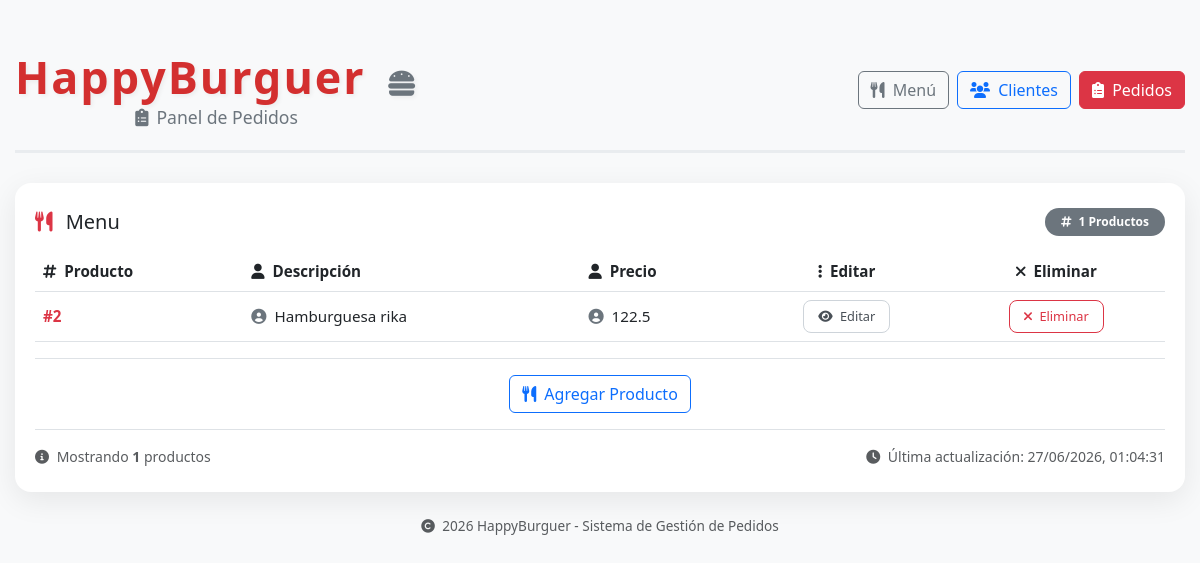
Before: /menu with the older database file.
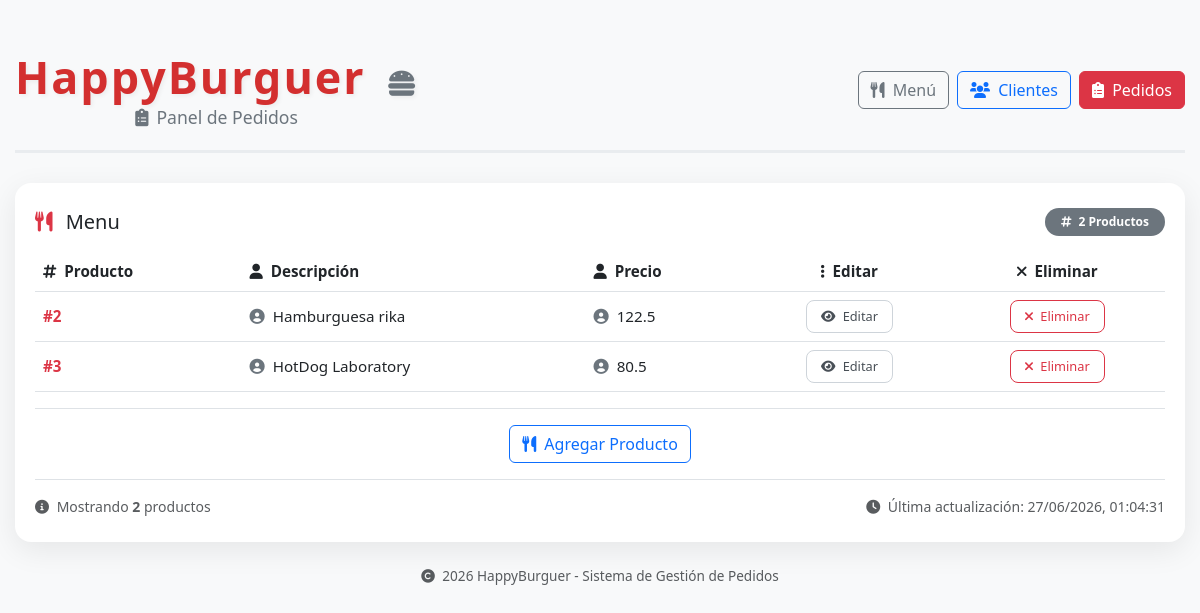
After: the same page with the newer database file.
### tables this page shows
CREATE TABLE Menu (
                                clave INTEGER PRIMARY KEY AUTOINCREMENT NOT NULL,
                                nombre varchar(200) Not Null,
                                precio decimal(10,2) Not Null);

### routes/menu.py (the view)
@menu_bp.route("/menu")
def listar_menu():
    menu = menu_model.obtener()
    return render_template("menu.html", menu=menu)

### db/db.py (called while the page is built)
    def getConnection(self):
        conn = sqlite3.connect(self.nombreDb)
        conn.execute("PRAGMA foreign_keys = ON")
        return conn

### models/menu.py (called while the page is built)
    def obtener(self):
        with self.db.getConnection() as conn:
            return conn.execute("Select * From Menu").fetchall()

### templates/menu.html
{% extends 'layout.html' %}
{% block contenido %}
    <div class="menu-card">
            <div class="d-flex justify-content-between align-items-center mb-3 flex-wrap">
                <h5 class="mb-0">
                    <i class="fas fa-utensils me-2 text-danger"></i>
                    Menu
                </h5>
                <span class="badge bg-secondary rounded-pill px-3 py-2">
                    <i class="fas fa-hashtag me-1"></i> {{ menu|length }} Productos
                </span>
            </div>
            <div class="table-responsive">
                <table class="table table-menu table-hover align-middle">
                    <thead>
                        <tr>
                            <th><i class="fas fa-hashtag me-1"></i> Producto</th>
                            <th><i class="fas fa-user me-1"></i> Descripción</th>
                            <th><i class="fas fa-user me-1"></i> Precio</th>
                            <th class="text-center"><i class="fas fa-ellipsis-v me-1"></i> Editar</th>
                            <th class="text-center"><i class="fas fa-times me-1"></i> Eliminar</th>
                        </tr>
                    </thead>
                    <tbody>
                        {% for m in menu %}
                            <tr>
                                <td><span class="fw-bold text-danger">#{{ m[0] }}</span></td>
                                <td><i class="fas fa-user-circle me-2 text-secondary"></i>{{ m[1] }}</td>
                                <td><i class="fas fa-user-circle me-2 text-secondary"></i>{{ m[2] }}</td>
                                <td class="text-center">
                                    <a href="{{url_for('menu.agrega_edita_menu', menu_id=m[0])}}">
                                        <button class="btn-detalle" title="Editar producto">
                                            <i class="fas fa-eye me-1"></i> Editar
                                        </button>
                                    </a>
                                </td>
                                <td class="text-center">
                                    <form action="{{ url_for('menu.elimina_menu', menu_id=m[0]) }}" method="POST" style="display:inline;">
                                        <button class="btn-cancelar" type="submit" title="Eliminar producto">
                                            <i class="fas fa-times me-1"></i> Eliminar
                                        </button>
                                    </form>
                                </td>
                            </tr>
                        {% endfor %}
                    </tbody>
                </table>
            </div>
            <div class="d-flex justify-content-center align-items-center mt-3 pt-3 border-top flex-wrap">
                <a href="{{url_for('menu.agrega_edita_menu', menu_id=0)}}">
                    <button class="btn btn-outline-primary" id="btnMenu">
                        <i class="fas fa-utensils me-1"></i> Agregar Producto
                    </button>
                </a>
            </div>
            <div class="d-flex justify-content-between align-items-center mt-3 pt-3 border-top flex-wrap">
                <small class="text-muted">
                    <i class="fas fa-info-circle me-1"></i>
                    Mostrando <strong>{{ menu|length }}</strong> productos
                </small>
                <small class="text-muted">
                    <i class="fas fa-clock me-1"></i>
                    Última actualización: <span id="hora-actual"></span>
                </small>
            </div>
        </div>
{% endblock %}

Changed rows visible on the page:
added Menu: clave "3", nombre "HotDog Laboratory", precio "80.5"
Other visible differences:
{{ menu|length }}: "1" → "2"
